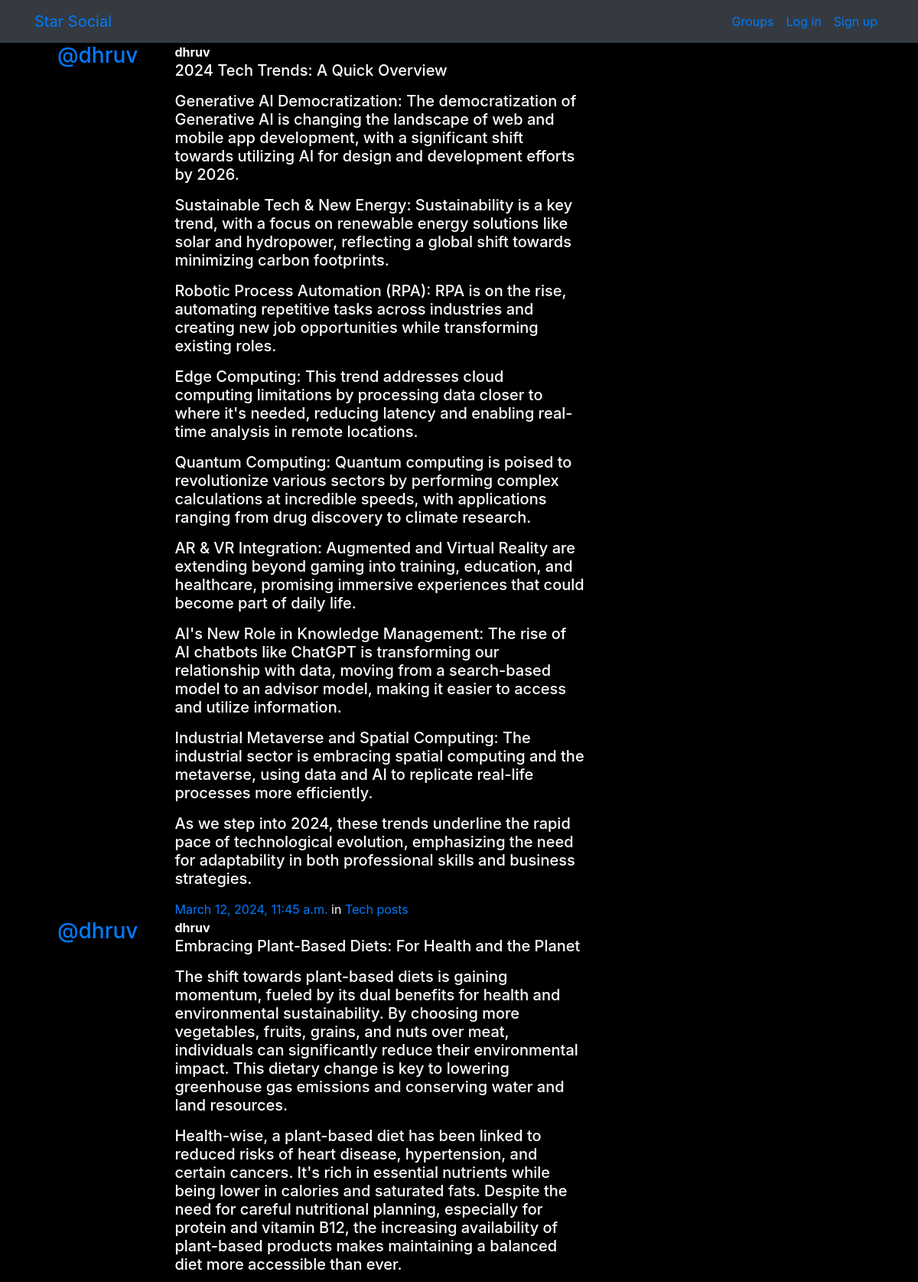
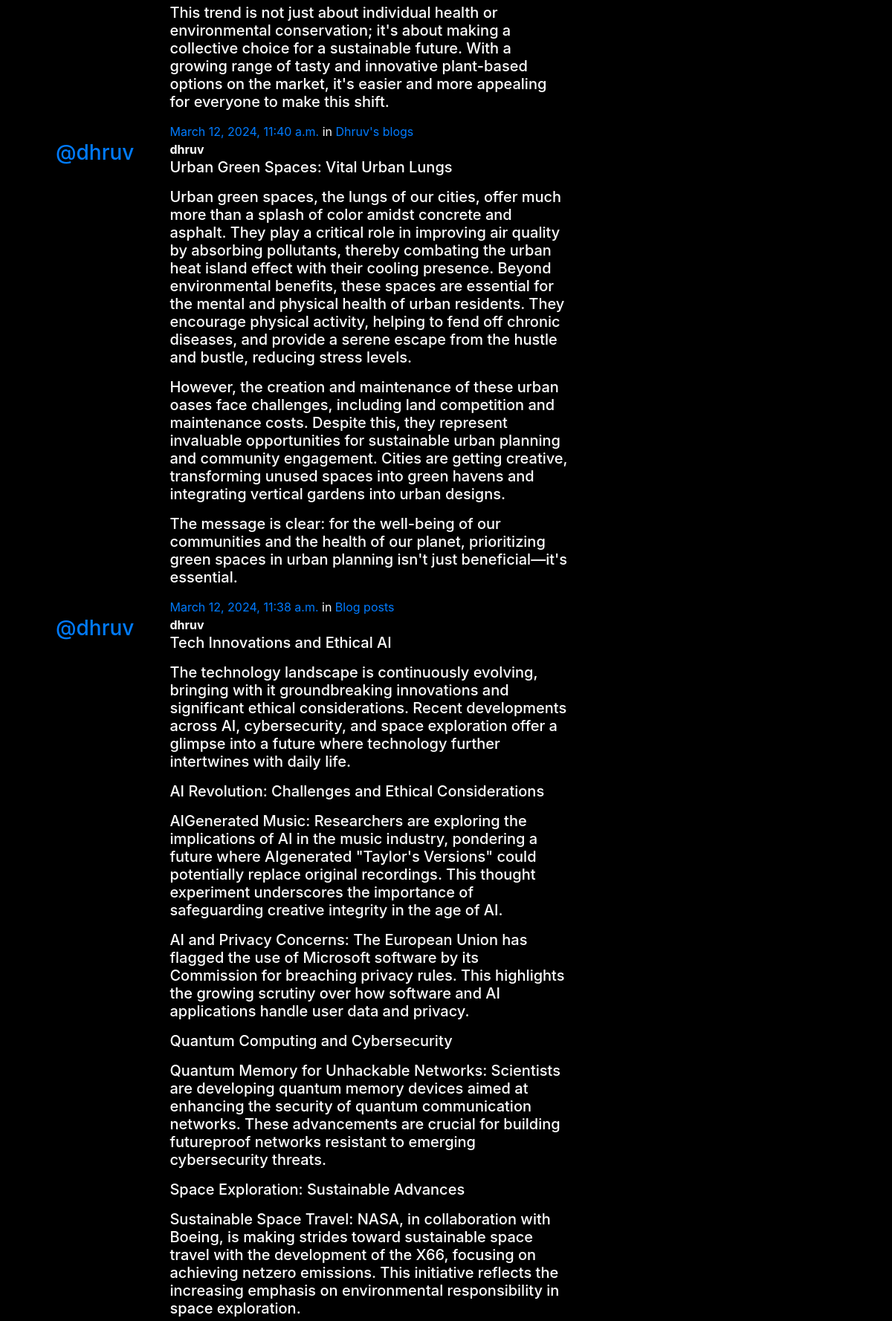
/posts/ (upper part), run on the app's committed database (2 pictures, top to bottom).
### posts/models.py (models this page shows, shortened)
class Post(models.Model):
    user = models.ForeignKey(User, related_name="posts",on_delete=models.CASCADE)
    created_at = models.DateTimeField(auto_now=True)
    message = models.TextField()
    message_html = models.TextField(editable=False)
    group = models.ForeignKey(Group, related_name="posts",null=True, blank=True,on_delete=models.CASCADE)
    class Meta:
        ordering = ["-created_at"]
        unique_together = ["user", "message"]

### groups/models.py (models this page shows, shortened)
class Group(models.Model):
    name = models.CharField(max_length=255, unique=True)
    slug = models.SlugField(allow_unicode=True, unique=True)
    description = models.TextField(blank=True, default='')
    description_html = models.TextField(editable=False, default='', blank=True)
    members = models.ManyToManyField(User,through="GroupMember")
    class Meta:
        ordering = ["name"]

### posts/views.py (the view)
# urls.py: path('', views.PostList.as_view(), name="all"),
class PostList(SelectRelatedMixin, generic.ListView):
    model = models.Post
    select_related = ("user", "group")

### posts/templates/posts/post_list.html (shortened to what this page needs)
{% extends "posts/post_base.html" %}
{% load humanize %}
{% block post_content %}
<div class="col-md-8">
	{% for post in post_list %}
  {% include "posts/_post.html" %}
	{% endfor %}
</div>
{% endblock %}

### posts/templates/posts/_post.html (shortened to what this page needs)
<div class="media">
	<h3 class="mr-5"><a href="{% url 'posts:for_user' username=post.user.username %}">@{{ post.user.username }}</a></h3>
	<div class="media-body">
		<strong>{{ post.user.username }}</strong>
		<h5>{{ post.message_html|safe }}</h5>
			<time class="time"><a href="{% url 'posts:single' username=post.user.username pk=post.pk %}">{{ post.created_at }}</a></time>
			{% if post.group %}
			<span class="group-name">in <a href="#">{{ post.group.name }}</a></span>
			{% endif %}
	</div>
</div>

### static/simplesocial/css/master.css (style rules this page uses)
body { margin: 0; overflow: hidden; background-color: black; color:white; }

### data on the page
Post: user.username "dhruv", message_html "2024 Tech Trends: A Quick Overview Generative AI Democratization: The democratization of Generative AI is changing the landscape of web and mobile app development, with a significant shift towards utilizing AI for design and development efforts by 2026. Sustainable Tech & New Energy: Sustainability is a key trend, with a focus on renewable energy solutions like solar and hydropower, reflecting a global shift towards minimizing carbon footprints. Robotic Process Automation (RPA): RPA is on the rise, automating repetitive tasks across industries and creating new job opportunities while transforming existing roles. Edge Computing: This trend addresses cloud computing limitations by processing…", created_at "March 12, 2024, 11:45 a.m.", group.name "Tech posts"
Post: user.username "dhruv", message_html "Embracing Plant-Based Diets: For Health and the Planet The shift towards plant-based diets is gaining momentum, fueled by its dual benefits for health and environmental sustainability. By choosing more vegetables, fruits, grains, and nuts over meat, individuals can significantly reduce their environmental impact. This dietary change is key to lowering greenhouse gas emissions and conserving water and land resources. Health-wise, a plant-based diet has been linked to reduced risks of heart disease, hypertension, and certain cancers. It's rich in essential nutrients while being lower in calories and saturated fats. Despite the need for careful nutritional planning, especially for protein and…", created_at "March 12, 2024, 11:40 a.m.", group.name "Dhruv's blogs"
Post: user.username "dhruv", message_html "Urban Green Spaces: Vital Urban Lungs Urban green spaces, the lungs of our cities, offer much more than a splash of color amidst concrete and asphalt. They play a critical role in improving air quality by absorbing pollutants, thereby combating the urban heat island effect with their cooling presence. Beyond environmental benefits, these spaces are essential for the mental and physical health of urban residents. They encourage physical activity, helping to fend off chronic diseases, and provide a serene escape from the hustle and bustle, reducing stress levels. However, the creation and maintenance of these urban oases face challenges, including land competition and maintenance costs.…", created_at "March 12, 2024, 11:38 a.m.", group.name "Blog posts"
Post: user.username "dhruv", message_html "Tech Innovations and Ethical AI The technology landscape is continuously evolving, bringing with it groundbreaking innovations and significant ethical considerations. Recent developments across AI, cybersecurity, and space exploration offer a glimpse into a future where technology further intertwines with daily life. AI Revolution: Challenges and Ethical Considerations AIGenerated Music: Researchers are exploring the implications of AI in the music industry, pondering a future where AIgenerated \"Taylor's Versions\" could potentially replace original recordings. This thought experiment underscores the importance of safeguarding creative integrity in the age of AI. AI and Privacy Concerns: The…"
